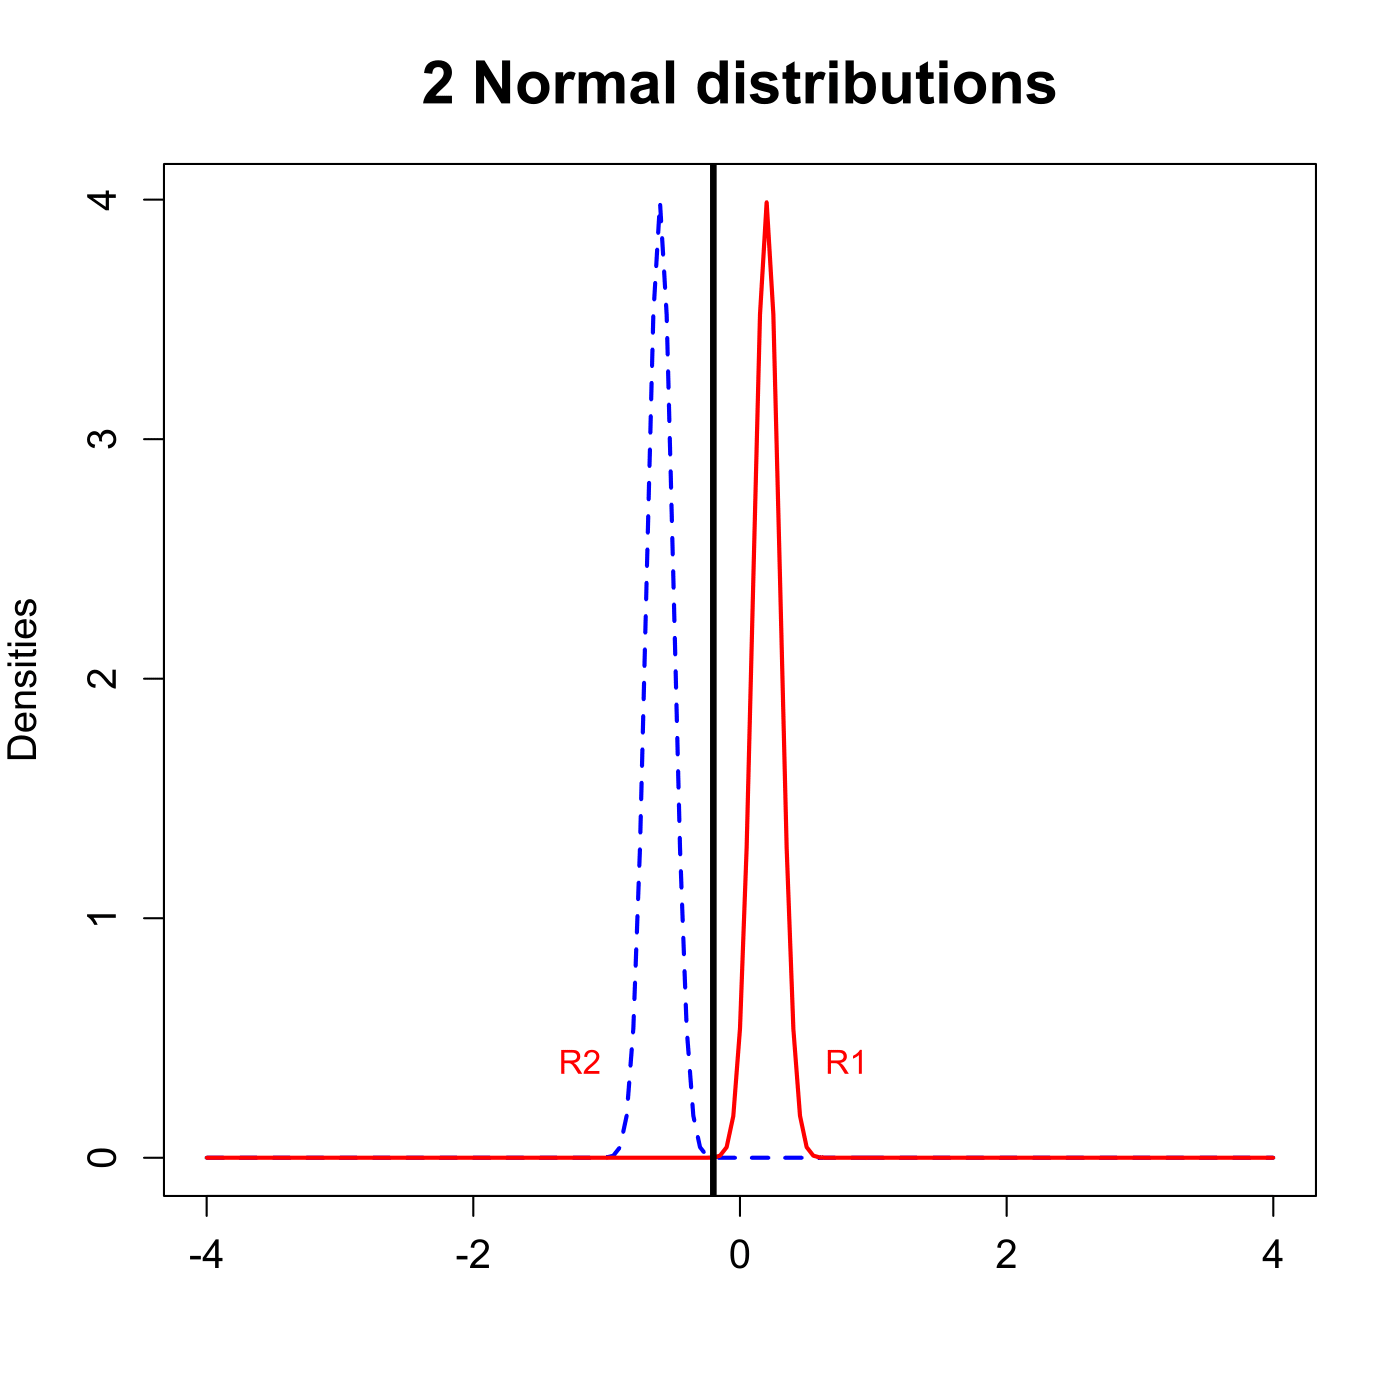

Recreate this plot in R.

# clear all variables
rm(list = ls(all = TRUE))
graphics.off()

x 	= seq(-4, 4, 0.05)  	# generates a sequence on real axis
s1 	= 0.1  			# standard deviation for y1
mu1 	= 0.2  			# mean for y1
s2 	= 0.1  			# square root of variance for y2
mu2 	= -0.6  		# mean for y2

y1 = cbind(x, dnorm(x, mean = mu1, sd = s1))  # density y1
y2 = cbind(x, dnorm(x, mean = mu2, sd = s2))  # density y2

if (mu1 != mu2 & s1 != s2) {
    
    # first discrimination point
    c1 = -(mu2 * s1^2 - mu1 * s2^2)/(s2^2 - s1^2) + sqrt(((mu2 * s1^2 - mu1 * s2^2)/(s2^2 - 
        s1^2))^2 - ((mu1^2 * s2^2 - mu2^2 * s1^2 - 2 * log(s2/s1) * s1^2 * s2^2)/(s2^2 - 
        s1^2)))
    
    # second discrimination point
    c2 = -(mu2 * s1^2 - mu1 * s2^2)/(s2^2 - s1^2) - sqrt(((mu2 * s1^2 - mu1 * s2^2)/(s2^2 - 
        s1^2))^2 - ((mu1^2 * s2^2 - mu2^2 * s1^2 - 2 * log(s2/s1) * s1^2 * s2^2)/(s2^2 - 
        s1^2)))
} else if (mu1 != mu2 & s1 == s2) {
    if (mu2 < 0 & mu1 < 0) {
        c1 = mu2 - (mu2 - mu1)/2
        c2 = c1
    } else if (mu2 < 0 & mu1 >= 0) {
        c1 = mu2 - (mu2 - mu1)/2
        c2 = c1
    } else if (mu2 == 0 & mu1 < 0) {
        c1 = -abs(mu2 - mu1)/2
        c2 = c1
    } else if (mu2 > 0 & mu1 < 0) {
        c1 = mu2 - abs(mu2 - mu1)/2
        c2 = c1
    } else if (mu2 >= 0 & mu1 >= 0) {
        c1 = abs(mu2 - mu1)/2
        c2 = c1
    }
} else if (mu1 == mu2 & s1 == s2) {
    c1 = Inf
    c2 = -Inf
} else if (mu1 == mu2 & s1 != s2) {

    # first discrimination point
    c1 = -(mu2 * s1^2 - mu1 * s2^2)/(s2^2 - s1^2) + sqrt(((mu2 * s1^2 - mu1 * s2^2)/(s2^2 - 
        s1^2))^2 - ((mu1^2 * s2^2 - mu2^2 * s1^2 - 2 * log(s2/s1) * s1^2 * s2^2)/(s2^2 - 
        s1^2)))
    
    # second discrimination point
    c2 = -(mu2 * s1^2 - mu1 * s2^2)/(s2^2 - s1^2) - sqrt(((mu2 * s1^2 - mu1 * s2^2)/(s2^2 - 
        s1^2))^2 - ((mu1^2 * s2^2 - mu2^2 * s1^2 - 2 * log(s2/s1) * s1^2 * s2^2)/(s2^2 - 
        s1^2)))
}

limy = c(0, max(y1[, 2], y2[, 2]))
if (limy[2] < 0.4) {
    limy = c(0, 0.41)
}

# Plot
plot(y2, type = "l", lwd = 2, lty = 2, col = "blue", xlab = "", ylab = "Densities", 
    cex.lab = 1.2, cex.axis = 1.2, ylim = limy)
lines(y1, type = "l", lwd = 2, col = "red")
abline(v = c1, lwd = 3)
abline(v = c2, lwd = 3)

if (c1 == c2 & s1 == s2) {
    if (mu2 < 0) {
        text(c1 - 1, 0.4, "R2", col = "red")
        text(c1 + 1, 0.4, "R1", col = "red")
    } else {
        text(c1 - 1, 0.4, "R1", col = "red")
        text(c1 + 1, 0.4, "R2", col = "red")
    }
} else if (c1 != c2 & s2 > s1) {
    if (mu1 > mu2) {
        if (s1 >= 1) {
            text(c1 - 1, 0.4, "R2", col = "red")
            text(c1 + 0.8, 0.4, "R1", col = "red")
            text(c2 - 0.8, 0.4, "R1", col = "red")
        } else if (s1 >= 0 & s1 < 0.5) {
            text(c1 - s1 - 0.15, 0.4, "R2", col = "red")
            text(c1 + 0.5, 0.4, "R1", col = "red")
            text(c2 - 0.4, 0.4, "R1", col = "red")
        } else if (s1 >= 0.5 & s1 < 1) {
            text(c1 - 1, 0.4, "R2", col = "red")
            text(c1 + 0.5, 0.4, "R1", col = "red")
            text(c2 - 0.4, 0.4, "R1", col = "red")
        }
        
        # text(c1-1,0.4,'R1',col='red') text(c1+1,0.4,'R2',col='red')
        # text(c2-0.4,0.4,'R2',col='red')
    } else if (mu1 < mu2) {
        text(c1 - 1, 0.4, "R1", col = "red")
        text(c1 + 1, 0.4, "R2", col = "red")
        text(c2 - 0.4, 0.4, "R2", col = "red")
    } else if (mu1 == mu2) {
        text(c1 - s1 - 0.1, 0.4, "R1", col = "red")
        text(c1 + 1, 0.4, "R2", col = "red")
        text(c2 - 0.4, 0.4, "R2", col = "red")
    }
} else if (c1 != c2 & s2 < s1) {
    if (mu1 > mu2) {
        text(c1 - 1, 0.4, "R2", col = "red")
        text(c1 + 1, 0.4, "R1", col = "red")
        text(c2 - 0.6, 0.4, "R1", col = "red")
    } else if (mu1 < mu2) {
        if (s2 >= 1) {
            text(c1 - 1, 0.4, "R2", col = "red")
            text(c1 + 0.8, 0.4, "R1", col = "red")
            text(c2 - 0.8, 0.4, "R1", col = "red")
        } else if (s2 >= 0 & s2 < 0.5) {
            text(c1 - s2 - 0.15, 0.4, "R2", col = "red")
            text(c1 + 0.5, 0.4, "R1", col = "red")
            text(c2 - 0.4, 0.4, "R1", col = "red")
        } else if (s2 >= 0.5 & s2 < 1) {
            text(c1 - 1, 0.4, "R2", col = "red")
            text(c1 + 0.5, 0.4, "R1", col = "red")
            text(c2 - 0.4, 0.4, "R1", col = "red")
        }
    } else if (mu1 == mu2) {
        text(c1 - 1, 0.4, "R2", col = "red")
        text(c1 + 1, 0.4, "R1", col = "red")
        text(c2 - 0.4, 0.4, "R1", col = "red")
    }
} else if (c1 != c2 & mu1 == mu2) {
    text(c1 - 1, 0.4, "R1", col = "red")
    text(c1 + 1, 0.4, "R2", col = "red")
    text(c2 - 0.4, 0.4, "R2", col = "red")
}

title("2 Normal distributions", cex.main = 1.8) 
